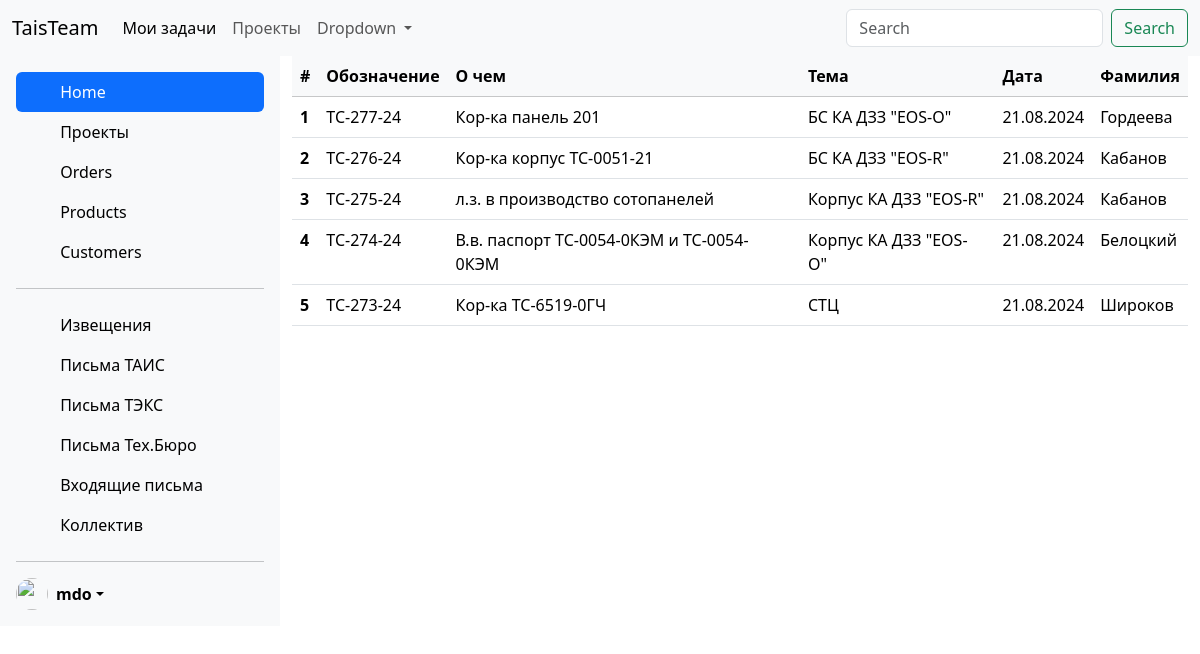
The page /notice/ on the database its author committed.
### projects/models.py (models this page shows, shortened)
class Notice(models.Model):
    notification = models.CharField(max_length=11)
    about = models.CharField(max_length=255)
    project = models.ForeignKey('Project', on_delete=models.PROTECT, null=True)
    date = models.DateField(auto_now_add=True)
    worker = models.CharField(max_length=30)
    in_archive = models.BooleanField(default=False)
    time_create = models.DateTimeField(auto_now_add=True)
    time_update = models.DateTimeField(auto_now=True)
    class Meta:
        ordering = ['-notification']

class Project(models.Model):
    title = models.CharField(max_length=100)
    time_create = models.DateTimeField(auto_now_add=True)
    time_update = models.DateTimeField(auto_now=True)

### projects/views.py (the view)
# urls.py: path('notice/', views.NoticeView.as_view(), name='notice'),
class NoticeView(ListView):
    model = Notice
    template_name = 'projects/notice.html'
    context_object_name = 'posts'

### projects/templates/projects/notice.html
{% extends 'base2.html' %}
{% block content %}
  <table class="table table-hover">
  <thead class='table-light'>
    <tr>
      <th scope="col">#</th>
      <th scope="col">Обозначение</th>
      <th scope="col">О чем</th>
      <th scope="col">Тема</th>
      <th scope="col">Дата</th>
      <th scope="col">Фамилия</th>
    </tr>
  </thead>
    <tbody>
    {% for p in posts %}
    <tr>
      <th scope="row">{{ p.id }}</th>
      <td>{{ p.notification }}</td>
      <td>{{ p.about }}</td>
      <td>{{ p.project.title }}</td>
      <td>{{ p.date|date:"d.m.Y"  }}</td>
      <td>{{ p.worker }}</td>
    </tr>
    {% endfor %}
  </tbody>
</table>
{% endblock %}

### rows shown on the page
Notice: id "1", notification "ТС-277-24", about "Кор-ка панель 201", project "БС КА ДЗЗ \"EOS-O\"", date "21.08.2024", worker "Гордеева"
Notice: id "2", notification "ТС-276-24", about "Кор-ка корпус ТС-0051-21", project "БС КА ДЗЗ \"EOS-R\"", date "21.08.2024", worker "Кабанов"
Notice: id "3", notification "ТС-275-24", about "л.з. в производство сотопанелей", project "Корпус КА ДЗЗ \"EOS-R\"", date "21.08.2024", worker "Кабанов"
Notice: id "4", notification "ТС-274-24", about "В.в. паспорт ТС-0054-0КЭМ и ТС-0054-0КЭМ", project "Корпус КА ДЗЗ \"EOS-O\"", date "21.08.2024", worker "Белоцкий"
Notice: id "5", notification "ТС-273-24", about "Кор-ка ТС-6519-0ГЧ", project "СТЦ", date "21.08.2024", worker "Широков"
